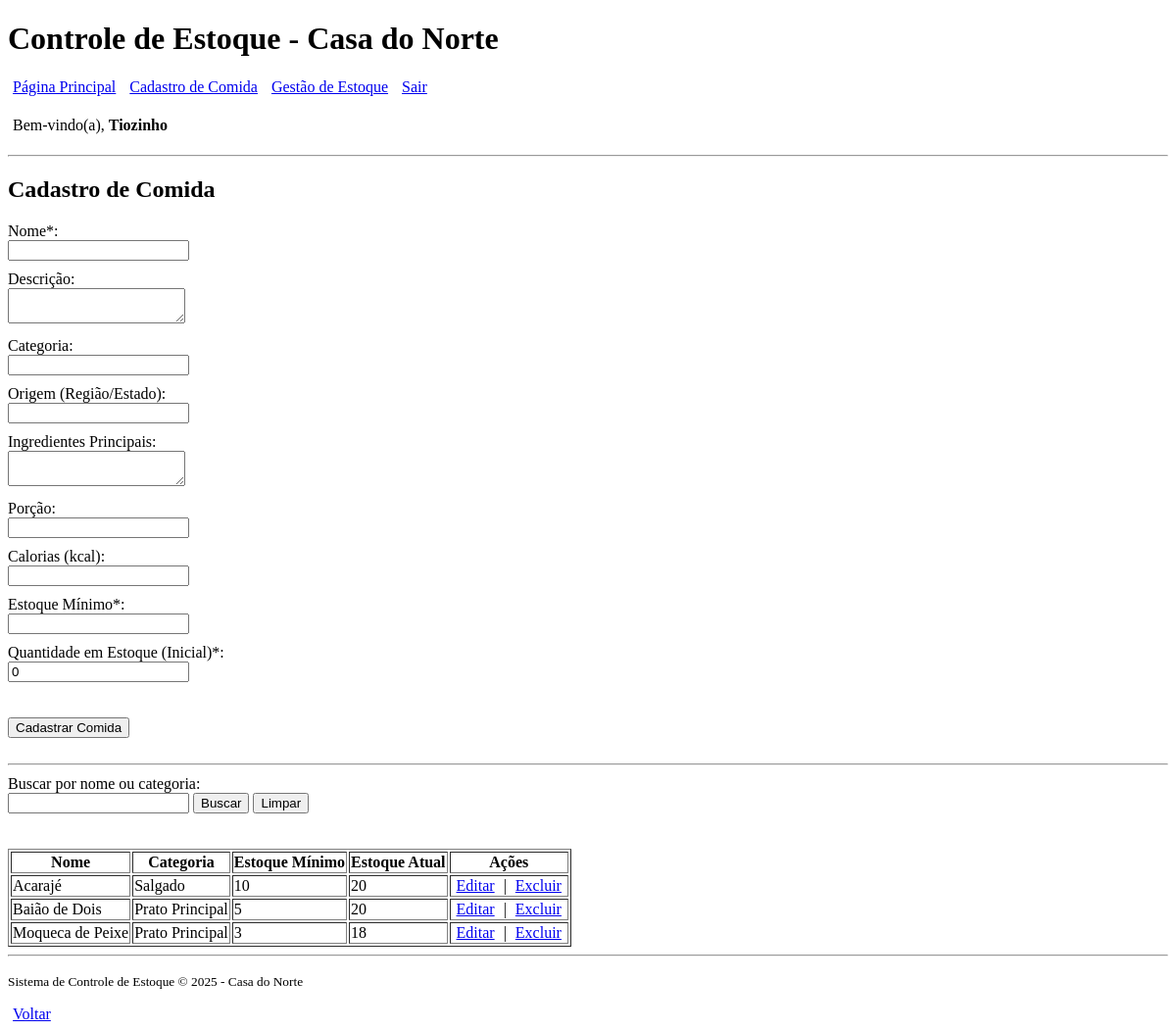
/cadastro_comida.php (signed in), run on the app's committed database.
### tables this page shows
CREATE TABLE IF NOT EXISTS comida (
    id_comida INT AUTO_INCREMENT PRIMARY KEY,
    nome VARCHAR(100) NOT NULL,
    descricao TEXT,
    categoria VARCHAR(50),
    origem VARCHAR(50),
    ingredientes TEXT,
    porcao VARCHAR(50),
    calorias INT,
    quantidade_estoque INT NOT NULL DEFAULT 0,
    estoque_minimo INT NOT NULL DEFAULT 0
);

### cadastro_comida.php (the view, shortened to what this page needs)
<?php
$pdo = conectar();
$comida_edicao = null;
$em_edicao = false;
$termo_busca = trim($_GET['busca'] ?? '');
$params = [];
$sql = "SELECT * FROM comida";
$sql .= " ORDER BY nome";
$stmt = $pdo->prepare($sql);
$stmt->execute($params);
$comidas = $stmt->fetchAll();
$estoque_atual_comida = [];
foreach ($comidas as $c) {
    $stmtEstoque = $pdo->prepare("
        SELECT quantidade_estoque + IFNULL((
            SELECT SUM(CASE WHEN tipo_movimentacao='entrada' THEN quantidade ELSE -quantidade END)
            FROM movimentacao WHERE id_comida = ?
        ), 0) AS estoque_atual
        FROM comida WHERE id_comida = ?
    ");
    $stmtEstoque->execute([$c['id_comida'], $c['id_comida']]);
    $estoque_atual_comida[$c['id_comida']] = (int)$stmtEstoque->fetchColumn();
}
?>
<!DOCTYPE html>
<html lang="pt-BR">
<head>
    <link rel="stylesheet" href="style.css">
</head>
<body>
<?php require_once 'header.php'; ?>
<h2>Cadastro de Comida</h2>
<form method="post" action="cadastro_comida.php<?php if ($em_edicao) echo '?acao=editar&id=' . $comida_edicao['id_comida']; ?>">
    <label for="nome">Nome*:</label>
    <input type="text" id="nome" name="nome" maxlength="100" required value="<?php echo htmlspecialchars($comida_edicao['nome'] ?? ''); ?>" />
    <label for="descricao">Descrição:</label>
    <textarea id="descricao" name="descricao"><?php echo htmlspecialchars($comida_edicao['descricao'] ?? ''); ?></textarea>
    <label for="categoria">Categoria:</label>
    <input type="text" id="categoria" name="categoria" maxlength="50" value="<?php echo htmlspecialchars($comida_edicao['categoria'] ?? ''); ?>" />
    <label for="origem">Origem (Região/Estado):</label>
    <input type="text" id="origem" name="origem" maxlength="50" value="<?php echo htmlspecialchars($comida_edicao['origem'] ?? ''); ?>" />
    <label for="ingredientes">Ingredientes Principais:</label>
    <textarea id="ingredientes" name="ingredientes"><?php echo htmlspecialchars($comida_edicao['ingredientes'] ?? ''); ?></textarea>
    <label for="porcao">Porção:</label>
    <input type="text" id="porcao" name="porcao" maxlength="50" value="<?php echo htmlspecialchars($comida_edicao['porcao'] ?? ''); ?>" />
    <label for="calorias">Calorias (kcal):</label>
    <input type="number" id="calorias" min="0" name="calorias" value="<?php echo htmlspecialchars($comida_edicao['calorias'] ?? ''); ?>" />
    <label for="estoqueminimo">Estoque Mínimo*:</label>
    <input type="number" id="estoqueminimo" min="0" name="estoqueminimo" required value="<?php echo htmlspecialchars($comida_edicao['estoque_minimo'] ?? ''); ?>" />
    <label for="quantidadeestoque">Quantidade em Estoque (Inicial)*:</label>
    <input type="number" id="quantidadeestoque" min="0" name="quantidadeestoque" required value="<?php echo htmlspecialchars($comida_edicao['quantidade_estoque'] ?? '0'); ?>"
    <?php echo ($em_edicao ? 'readonly' : ''); ?> />
    <br> <br> <br>
    <button type="submit"><?php echo $em_edicao ? 'Atualizar Comida' : 'Cadastrar Comida'; ?></button>
</form>
<br>
<hr />
<form method="get" action="cadastro_comida.php">
    <label for="busca">Buscar por nome ou categoria:</label>
    <input type="text" id="busca" name="busca" value="<?php echo htmlspecialchars($termo_busca); ?>" />
    <button type="submit">Buscar</button>
    <button type="submit" name="limpar" value="1">Limpar</button>
</form>
<br> <br>
<table border="1">
    <thead>
        <tr>
            <th>Nome</th>
            <th>Categoria</th>
            <th>Estoque Mínimo</th>
            <th>Estoque Atual</th>
            <th>Ações</th>
        </tr>
    </thead>
    <tbody>
        <?php if ($comidas): ?>
            <?php foreach ($comidas as $c):
                $estoque_atual = $estoque_atual_comida[$c['id_comida']];
                $classe = ($estoque_atual <= $c['estoque_minimo']) ? 'estoque-baixo' : '';
            ?>
                <tr class="<?php echo $classe; ?>">
                    <td><?php echo htmlspecialchars($c['nome']); ?></td>
                    <td><?php echo htmlspecialchars($c['categoria']); ?></td>
                    <td><?php echo (int)$c['estoque_minimo']; ?></td>
                    <td><?php echo $estoque_atual; ?></td>
                    <td>
                        <a href="cadastro_comida.php?acao=editar&id=<?php echo (int)$c['id_comida']; ?>">Editar</a> |
                        <a href="cadastro_comida.php?acao=excluir&id=<?php echo (int)$c['id_comida']; ?>" onclick="return confirm('Tem certeza que deseja excluir?');">Excluir</a>
                    </td>
                </tr>
            <?php endforeach; ?>
        <?php else: ?>
            <tr><td colspan="5">Nenhuma comida encontrada.</td></tr>
        <?php endif; ?>
    </tbody>
</table>
<?php require_once 'footer.php'; ?>
</body>
</html>

### style.css (style rules this page uses)
label { display: block; margin-top: 10px; }
a { margin: 5px; }

### data on the page
comida: nome "Acarajé", categoria "Salgado", estoque_minimo "10", id_comida "20"
comida: nome "Baião de Dois", categoria "Prato Principal", estoque_minimo "5", id_comida "20"
comida: nome "Moqueca de Peixe", categoria "Prato Principal", estoque_minimo "3", id_comida "18"

### other printed values
$_SESSION['usuario_nome'] "Tiozinho"
